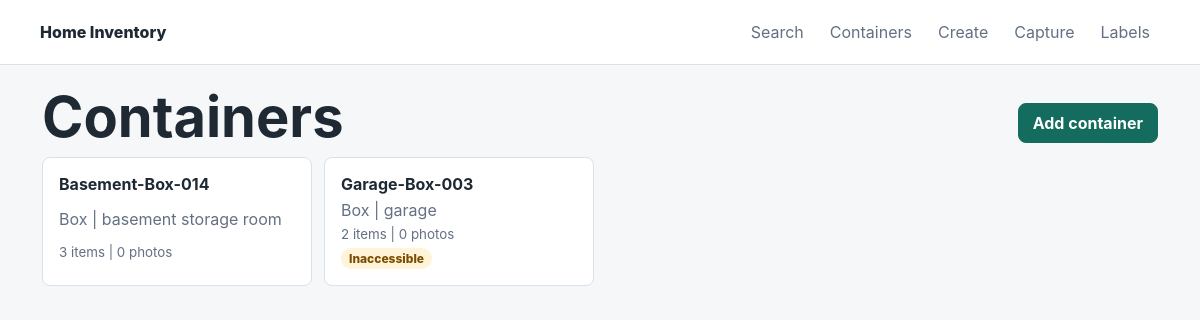
The app's page /boxes with its own data.
### tables this page shows
CREATE TABLE box_locations (
  id INTEGER PRIMARY KEY AUTOINCREMENT,
  box_id INTEGER NOT NULL UNIQUE REFERENCES boxes(id) ON DELETE CASCADE,
  room_name TEXT NOT NULL,
  north_ft REAL NOT NULL DEFAULT 0,
  east_ft REAL NOT NULL DEFAULT 0,
  elevation_ft REAL NOT NULL DEFAULT 0,
  updated_at TEXT DEFAULT CURRENT_TIMESTAMP
);

CREATE TABLE boxes (
  id INTEGER PRIMARY KEY AUTOINCREMENT,
  public_id TEXT NOT NULL UNIQUE,
  name TEXT NOT NULL UNIQUE,
  notes TEXT DEFAULT '',
  tags TEXT DEFAULT '',
  inaccessible INTEGER DEFAULT 0,
  size TEXT DEFAULT '',
  stack_position TEXT DEFAULT '',
  created_at TEXT DEFAULT CURRENT_TIMESTAMP,
  updated_at TEXT DEFAULT CURRENT_TIMESTAMP
, parent_box_id INTEGER REFERENCES boxes(id) ON DELETE SET NULL, container_type TEXT NOT NULL DEFAULT 'box');

### app/main.py (the view)
@app.get("/boxes", response_class=HTMLResponse)
def boxes_page(request: Request, conn=Depends(db)):
    return templates.TemplateResponse("boxes.html", {"request": request, "boxes": list_boxes(conn)})

### app/templates/boxes.html (shortened to what this page needs)
{% extends "base.html" %}
{% block content %}
<div class="section-heading">
  <h1>Containers</h1>
  <a class="button" href="/boxes/new">Add container</a>
</div>
<div class="box-grid">
  {% for box in boxes %}
  <a class="box-card" href="/boxes/{{ box.id }}">
    <strong>{{ box.name }}</strong>
    <span>{{ box.container_type.replace("_", " ").title() }} | {{ box.room_name }}</span>
    <small>{{ box.item_count }} items | {{ box.photo_count }} photos</small>
    {% if box.inaccessible %}<em>Inaccessible</em>{% endif %}
  </a>
  {% endfor %}
</div>
{% endblock %}

### app/static/app.css (style rules this page uses)
:root { color-scheme: light; --ink: #1f2933; --muted: #637083; --line: #d9e1ea; --paper: #ffffff; --bg: #f5f7f9; --accent: #146c5f; --accent-2: #b73e4b; --soft: #e8f3f0; --warn: #f4b740; }
* { box-sizing: border-box; }
body { margin: 0; font-family: Inter, ui-sans-serif, system-ui, -apple-system, BlinkMacSystemFont, "Segoe UI", sans-serif; background: var(--bg); color: var(--ink); }
a { color: inherit; text-decoration: none; }
h1, h2 { margin: 0 0 12px; letter-spacing: 0; }
h1 { font-size: clamp(30px, 6vw, 56px); line-height: 1; }
button, .button { display: inline-flex; align-items: center; justify-content: center; min-height: 40px; padding: 9px 14px; border: 1px solid var(--accent); border-radius: 8px; background: var(--accent); color: white; font: inherit; font-weight: 700; cursor: pointer; }
.quick-actions, .section-heading { display: flex; gap: 10px; justify-content: space-between; align-items: center; flex-wrap: wrap; }
.box-grid, .box-list, .create-grid, .results, .photo-grid, .suggestions { display: grid; gap: 12px; }
.box-grid { grid-template-columns: repeat(auto-fill, minmax(230px, 1fr)); }
.box-card, .result-row { display: grid; gap: 6px; padding: 16px; border: 1px solid var(--line); border-radius: 8px; background: white; }
.box-card span, .result-row span, small { color: var(--muted); }
em { display: inline-flex; width: fit-content; padding: 3px 8px; border-radius: 999px; background: #fff4d7; color: #7a4d00; font-style: normal; font-size: 12px; font-weight: 800; }

### records on screen
box_locations: name "Basement-Box-014", container_type.replace "Box", room_name "basement storage room", item_count "3", photo_count "0"
box_locations: name "Garage-Box-003", container_type.replace "Box", room_name "garage", item_count "2", photo_count "0", shows "Inaccessible"
